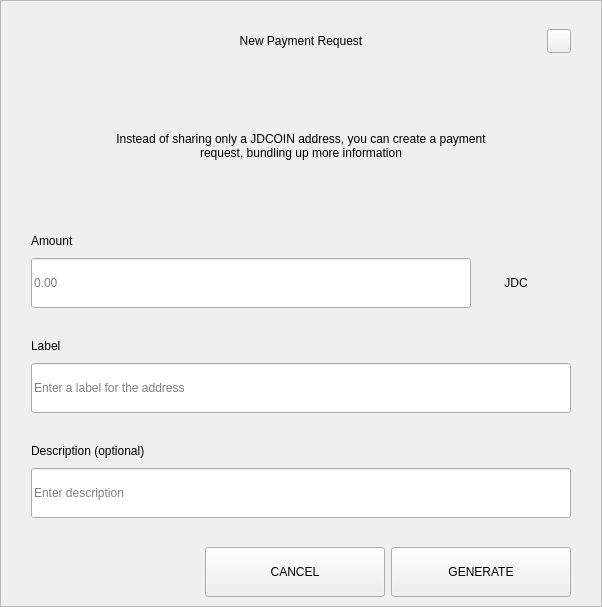
<?xml version="1.0" encoding="UTF-8"?>
<ui version="4.0">
 <class>RequestDialog</class>
 <widget class="QDialog" name="RequestDialog">
  <property name="geometry">
   <rect>
    <x>0</x>
    <y>0</y>
    <width>602</width>
    <height>607</height>
   </rect>
  </property>
  <property name="windowTitle">
   <string>Dialog</string>
  </property>
  <layout class="QVBoxLayout" name="verticalLayout_5">
   <property name="spacing">
    <number>0</number>
   </property>
   <property name="leftMargin">
    <number>0</number>
   </property>
   <property name="topMargin">
    <number>0</number>
   </property>
   <property name="rightMargin">
    <number>0</number>
   </property>
   <property name="bottomMargin">
    <number>0</number>
   </property>
   <item>
    <widget class="QFrame" name="frame">
     <property name="styleSheet">
      <string notr="true"/>
     </property>
     <property name="frameShape">
      <enum>QFrame::StyledPanel</enum>
     </property>
     <property name="frameShadow">
      <enum>QFrame::Raised</enum>
     </property>
     <layout class="QVBoxLayout" name="verticalLayout_4" stretch="1,0,0">
      <property name="spacing">
       <number>0</number>
      </property>
      <property name="leftMargin">
       <number>30</number>
      </property>
      <property name="topMargin">
       <number>20</number>
      </property>
      <property name="rightMargin">
       <number>30</number>
      </property>
      <property name="bottomMargin">
       <number>0</number>
      </property>
      <item>
       <layout class="QHBoxLayout" name="horizontalLayout_3">
        <property name="spacing">
         <number>0</number>
        </property>
        <item>
         <spacer name="horizontalSpacer_21">
          <property name="orientation">
           <enum>Qt::Horizontal</enum>
          </property>
          <property name="sizeHint" stdset="0">
           <size>
            <width>40</width>
            <height>20</height>
           </size>
          </property>
         </spacer>
        </item>
        <item>
         <widget class="QLabel" name="labelTitle">
          <property name="minimumSize">
           <size>
            <width>0</width>
            <height>40</height>
           </size>
          </property>
          <property name="maximumSize">
           <size>
            <width>16777215</width>
            <height>40</height>
           </size>
          </property>
          <property name="styleSheet">
           <string notr="true">padding-left:24px;</string>
          </property>
          <property name="text">
           <string>New Payment Request</string>
          </property>
          <property name="alignment">
           <set>Qt::AlignCenter</set>
          </property>
          <property name="margin">
           <number>7</number>
          </property>
         </widget>
        </item>
        <item>
         <spacer name="horizontalSpacer">
          <property name="orientation">
           <enum>Qt::Horizontal</enum>
          </property>
          <property name="sizeHint" stdset="0">
           <size>
            <width>40</width>
            <height>20</height>
           </size>
          </property>
         </spacer>
        </item>
        <item>
         <widget class="QPushButton" name="btnEsc">
          <property name="minimumSize">
           <size>
            <width>24</width>
            <height>24</height>
           </size>
          </property>
          <property name="maximumSize">
           <size>
            <width>24</width>
            <height>24</height>
           </size>
          </property>
          <property name="focusPolicy">
           <enum>Qt::NoFocus</enum>
          </property>
          <property name="text">
           <string/>
          </property>
         </widget>
        </item>
       </layout>
      </item>
      <item>
       <widget class="QStackedWidget" name="stack">
        <property name="minimumSize">
         <size>
          <width>540</width>
          <height>0</height>
         </size>
        </property>
        <property name="maximumSize">
         <size>
          <width>540</width>
          <height>16777215</height>
         </size>
        </property>
        <property name="currentIndex">
         <number>0</number>
        </property>
        <widget class="QWidget" name="page_1">
         <property name="minimumSize">
          <size>
           <width>540</width>
           <height>0</height>
          </size>
         </property>
         <property name="maximumSize">
          <size>
           <width>540</width>
           <height>16777215</height>
          </size>
         </property>
         <layout class="QVBoxLayout" name="layout1">
          <property name="spacing">
           <number>0</number>
          </property>
          <property name="leftMargin">
           <number>0</number>
          </property>
          <property name="topMargin">
           <number>0</number>
          </property>
          <property name="rightMargin">
           <number>0</number>
          </property>
          <property name="bottomMargin">
           <number>0</number>
          </property>
          <item>
           <spacer name="verticalSpacer_21">
            <property name="orientation">
             <enum>Qt::Vertical</enum>
            </property>
            <property name="sizeType">
             <enum>QSizePolicy::Fixed</enum>
            </property>
            <property name="sizeHint" stdset="0">
             <size>
              <width>20</width>
              <height>30</height>
             </size>
            </property>
           </spacer>
          </item>
          <item alignment="Qt::AlignHCenter">
           <widget class="QLabel" name="labelMessage">
            <property name="minimumSize">
             <size>
              <width>400</width>
              <height>50</height>
             </size>
            </property>
            <property name="text">
             <string>Instead of sharing only a JDCOIN address, you can create a payment request, bundling up more information</string>
            </property>
            <property name="alignment">
             <set>Qt::AlignCenter</set>
            </property>
            <property name="wordWrap">
             <bool>true</bool>
            </property>
           </widget>
          </item>
          <item alignment="Qt::AlignBottom">
           <widget class="QWidget" name="containerAmount" native="true">
            <layout class="QVBoxLayout" name="verticalLayout">
             <property name="spacing">
              <number>9</number>
             </property>
             <property name="leftMargin">
              <number>0</number>
             </property>
             <property name="topMargin">
              <number>0</number>
             </property>
             <property name="rightMargin">
              <number>0</number>
             </property>
             <property name="bottomMargin">
              <number>0</number>
             </property>
             <item>
              <widget class="QLabel" name="labelSubtitleAmount">
               <property name="minimumSize">
                <size>
                 <width>350</width>
                 <height>16</height>
                </size>
               </property>
               <property name="maximumSize">
                <size>
                 <width>16777215</width>
                 <height>16</height>
                </size>
               </property>
               <property name="text">
                <string>Amount</string>
               </property>
              </widget>
             </item>
             <item alignment="Qt::AlignTop">
              <widget class="QWidget" name="layoutAmount" native="true">
               <layout class="QHBoxLayout" name="horizontalLayout" stretch="2,0">
                <property name="spacing">
                 <number>0</number>
                </property>
                <property name="leftMargin">
                 <number>0</number>
                </property>
                <property name="topMargin">
                 <number>0</number>
                </property>
                <property name="rightMargin">
                 <number>0</number>
                </property>
                <property name="bottomMargin">
                 <number>0</number>
                </property>
                <item>
                 <widget class="QLineEdit" name="lineEditAmount">
                  <property name="minimumSize">
                   <size>
                    <width>0</width>
                    <height>50</height>
                   </size>
                  </property>
                  <property name="maximumSize">
                   <size>
                    <width>16777215</width>
                    <height>50</height>
                   </size>
                  </property>
                  <property name="placeholderText">
                   <string notr="true">0.00</string>
                  </property>
                 </widget>
                </item>
                <item>
                 <widget class="QWidget" name="comboContainer" native="true">
                  <property name="minimumSize">
                   <size>
                    <width>100</width>
                    <height>50</height>
                   </size>
                  </property>
                  <property name="maximumSize">
                   <size>
                    <width>16777215</width>
                    <height>50</height>
                   </size>
                  </property>
                  <layout class="QHBoxLayout" name="horizontalLayout_31">
                   <property name="spacing">
                    <number>0</number>
                   </property>
                   <property name="leftMargin">
                    <number>0</number>
                   </property>
                   <property name="topMargin">
                    <number>0</number>
                   </property>
                   <property name="rightMargin">
                    <number>10</number>
                   </property>
                   <property name="bottomMargin">
                    <number>0</number>
                   </property>
                   <item>
                    <widget class="QLabel" name="comboBoxCoin">
                     <property name="text">
                      <string>JDC</string>
                     </property>
                     <property name="alignment">
                      <set>Qt::AlignCenter</set>
                     </property>
                    </widget>
                   </item>
                  </layout>
                 </widget>
                </item>
               </layout>
              </widget>
             </item>
            </layout>
           </widget>
          </item>
          <item>
           <spacer name="verticalSpacer_31">
            <property name="orientation">
             <enum>Qt::Vertical</enum>
            </property>
            <property name="sizeType">
             <enum>QSizePolicy::Fixed</enum>
            </property>
            <property name="sizeHint" stdset="0">
             <size>
              <width>20</width>
              <height>30</height>
             </size>
            </property>
           </spacer>
          </item>
          <item>
           <layout class="QVBoxLayout" name="verticalLayoutLabel">
            <property name="spacing">
             <number>9</number>
            </property>
            <item>
             <widget class="QLabel" name="labelSubtitleLabel">
              <property name="minimumSize">
               <size>
                <width>0</width>
                <height>16</height>
               </size>
              </property>
              <property name="maximumSize">
               <size>
                <width>16777215</width>
                <height>16</height>
               </size>
              </property>
              <property name="text">
               <string>Label</string>
              </property>
             </widget>
            </item>
            <item>
             <widget class="QLineEdit" name="lineEditLabel">
              <property name="minimumSize">
               <size>
                <width>0</width>
                <height>50</height>
               </size>
              </property>
              <property name="maximumSize">
               <size>
                <width>16777215</width>
                <height>50</height>
               </size>
              </property>
              <property name="placeholderText">
               <string>Enter a label for the address</string>
              </property>
             </widget>
            </item>
           </layout>
          </item>
          <item>
           <spacer name="verticalSpacer_34">
            <property name="orientation">
             <enum>Qt::Vertical</enum>
            </property>
            <property name="sizeType">
             <enum>QSizePolicy::Fixed</enum>
            </property>
            <property name="sizeHint" stdset="0">
             <size>
              <width>20</width>
              <height>30</height>
             </size>
            </property>
           </spacer>
          </item>
          <item>
           <layout class="QVBoxLayout" name="verticalLayoutDescription">
            <property name="spacing">
             <number>9</number>
            </property>
            <item>
             <widget class="QLabel" name="labelSubtitleDescription">
              <property name="minimumSize">
               <size>
                <width>0</width>
                <height>16</height>
               </size>
              </property>
              <property name="maximumSize">
               <size>
                <width>16777215</width>
                <height>16</height>
               </size>
              </property>
              <property name="text">
               <string>Description (optional)</string>
              </property>
             </widget>
            </item>
            <item>
             <widget class="QLineEdit" name="lineEditDescription">
              <property name="minimumSize">
               <size>
                <width>0</width>
                <height>50</height>
               </size>
              </property>
              <property name="maximumSize">
               <size>
                <width>16777215</width>
                <height>50</height>
               </size>
              </property>
              <property name="placeholderText">
               <string>Enter description</string>
              </property>
             </widget>
            </item>
            <item>
             <spacer name="verticalSpacer_4">
              <property name="orientation">
               <enum>Qt::Vertical</enum>
              </property>
              <property name="sizeType">
               <enum>QSizePolicy::Fixed</enum>
              </property>
              <property name="sizeHint" stdset="0">
               <size>
                <width>20</width>
                <height>20</height>
               </size>
              </property>
             </spacer>
            </item>
           </layout>
          </item>
         </layout>
        </widget>
        <widget class="QWidget" name="page_2">
         <layout class="QVBoxLayout" name="layout2">
          <item>
           <spacer name="verticalSpacer_5">
            <property name="orientation">
             <enum>Qt::Vertical</enum>
            </property>
            <property name="sizeType">
             <enum>QSizePolicy::Fixed</enum>
            </property>
            <property name="sizeHint" stdset="0">
             <size>
              <width>20</width>
              <height>50</height>
             </size>
            </property>
           </spacer>
          </item>
          <item alignment="Qt::AlignHCenter">
           <widget class="QLabel" name="labelQrImg">
            <property name="minimumSize">
             <size>
              <width>260</width>
              <height>260</height>
             </size>
            </property>
            <property name="maximumSize">
             <size>
              <width>260</width>
              <height>260</height>
             </size>
            </property>
            <property name="text">
             <string/>
            </property>
            <property name="alignment">
             <set>Qt::AlignCenter</set>
            </property>
           </widget>
          </item>
          <item>
           <spacer name="verticalSpacer_2">
            <property name="orientation">
             <enum>Qt::Vertical</enum>
            </property>
            <property name="sizeType">
             <enum>QSizePolicy::Fixed</enum>
            </property>
            <property name="sizeHint" stdset="0">
             <size>
              <width>20</width>
              <height>30</height>
             </size>
            </property>
           </spacer>
          </item>
          <item alignment="Qt::AlignHCenter">
           <widget class="QLabel" name="labelAddress">
            <property name="text">
             <string>D7VFR83SQbiezrW72hjcWJtcfip5krte2Z </string>
            </property>
           </widget>
          </item>
          <item>
           <spacer name="verticalSpacer_32">
            <property name="orientation">
             <enum>Qt::Vertical</enum>
            </property>
            <property name="sizeType">
             <enum>QSizePolicy::Expanding</enum>
            </property>
            <property name="sizeHint" stdset="0">
             <size>
              <width>20</width>
              <height>20</height>
             </size>
            </property>
           </spacer>
          </item>
          <item>
           <layout class="QHBoxLayout" name="horizontal">
            <property name="leftMargin">
             <number>20</number>
            </property>
            <property name="rightMargin">
             <number>20</number>
            </property>
            <property name="bottomMargin">
             <number>20</number>
            </property>
            <item>
             <spacer name="horizontalSpacer_4">
              <property name="orientation">
               <enum>Qt::Horizontal</enum>
              </property>
              <property name="sizeHint" stdset="0">
               <size>
                <width>40</width>
                <height>20</height>
               </size>
              </property>
             </spacer>
            </item>
            <item>
             <widget class="QPushButton" name="btnCopyAddress">
              <property name="minimumSize">
               <size>
                <width>180</width>
                <height>50</height>
               </size>
              </property>
              <property name="text">
               <string>COPY ADDRESS</string>
              </property>
             </widget>
            </item>
            <item>
             <widget class="QPushButton" name="btnCopyUrl">
              <property name="minimumSize">
               <size>
                <width>180</width>
                <height>50</height>
               </size>
              </property>
              <property name="text">
               <string>COPY URL</string>
              </property>
             </widget>
            </item>
            <item>
             <spacer name="horizontalSpacer_2">
              <property name="orientation">
               <enum>Qt::Horizontal</enum>
              </property>
              <property name="sizeHint" stdset="0">
               <size>
                <width>40</width>
                <height>20</height>
               </size>
              </property>
             </spacer>
            </item>
           </layout>
          </item>
         </layout>
        </widget>
       </widget>
      </item>
      <item>
       <widget class="QWidget" name="buttonsStack" native="true">
        <layout class="QHBoxLayout" name="horizontalLayout_5">
         <property name="leftMargin">
          <number>20</number>
         </property>
         <property name="rightMargin">
          <number>0</number>
         </property>
         <item>
          <spacer name="horizontalSpacer_41">
           <property name="orientation">
            <enum>Qt::Horizontal</enum>
           </property>
           <property name="sizeHint" stdset="0">
            <size>
             <width>40</width>
             <height>20</height>
            </size>
           </property>
          </spacer>
         </item>
         <item>
          <widget class="QPushButton" name="btnCancel">
           <property name="minimumSize">
            <size>
             <width>180</width>
             <height>50</height>
            </size>
           </property>
           <property name="focusPolicy">
            <enum>Qt::NoFocus</enum>
           </property>
           <property name="text">
            <string>CANCEL</string>
           </property>
          </widget>
         </item>
         <item>
          <widget class="QPushButton" name="btnSave">
           <property name="minimumSize">
            <size>
             <width>180</width>
             <height>50</height>
            </size>
           </property>
           <property name="focusPolicy">
            <enum>Qt::NoFocus</enum>
           </property>
           <property name="text">
            <string>GENERATE</string>
           </property>
          </widget>
         </item>
        </layout>
       </widget>
      </item>
     </layout>
    </widget>
   </item>
  </layout>
 </widget>
 <resources/>
 <connections/>
</ui>
